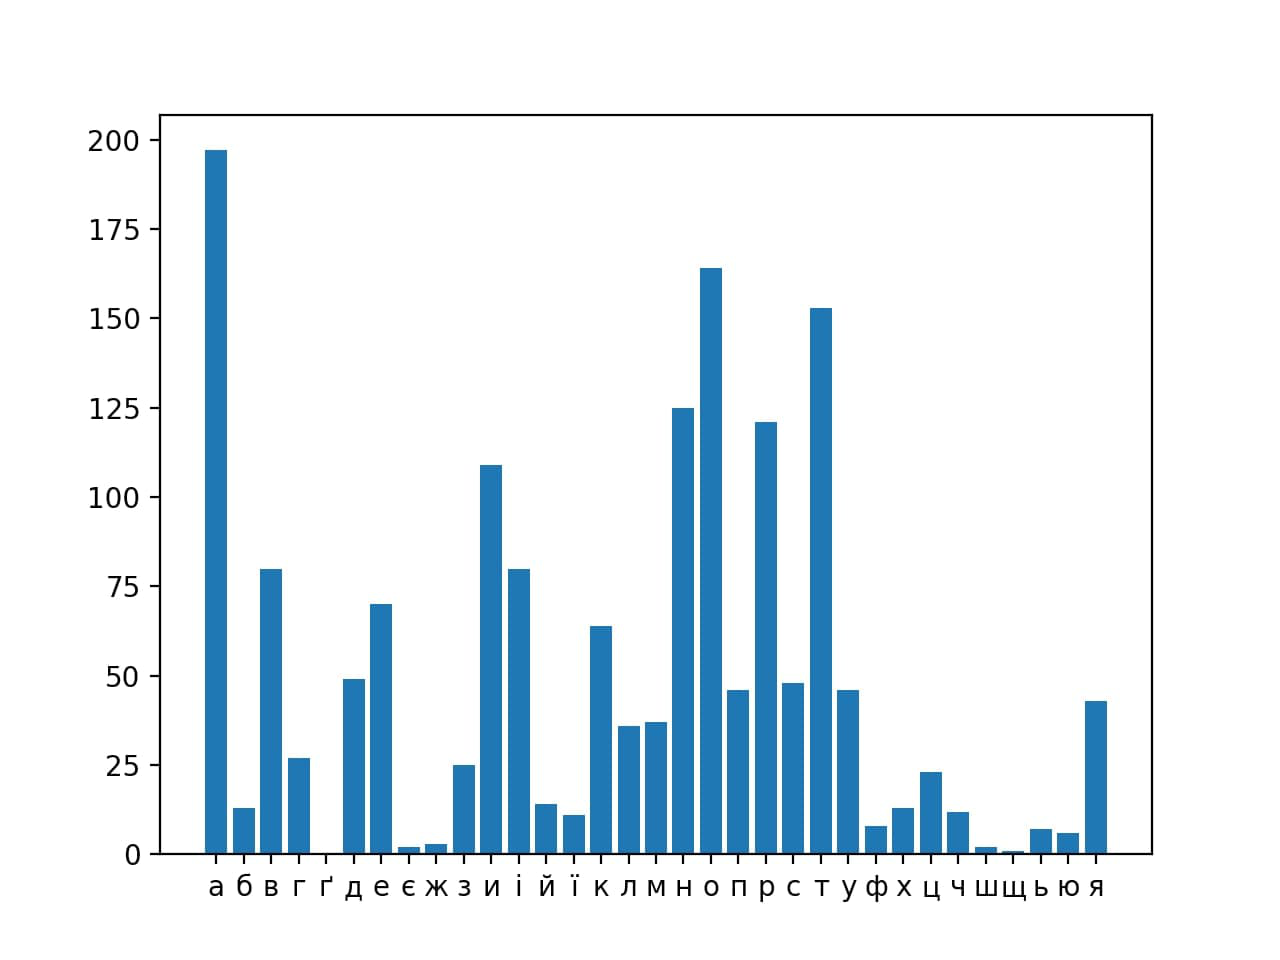

The script that saved this image:
import requests
from bs4 import BeautifulSoup
from array import *
import pylab

r = requests.get("https://rozetka.com.ua/ua/")
page = BeautifulSoup(r.text,'html.parser')
print(r.status_code)
ryad1 = page.head.title.text
ryad2 = page.body.text
letters_str = 'абвгґдеєжзиійїклмнопрстуфхцчшщьюя'
letters = list(letters_str)
frequency = []
l = len(letters)
for i in range(l):
     elem = letters[i]
     fr = ryad2.count(elem)
     frequency.append(fr)
xdata = letters
ydata = frequency

pylab.bar(xdata,ydata)
pylab.savefig('file1.png',dpi=200)
pylab.show()